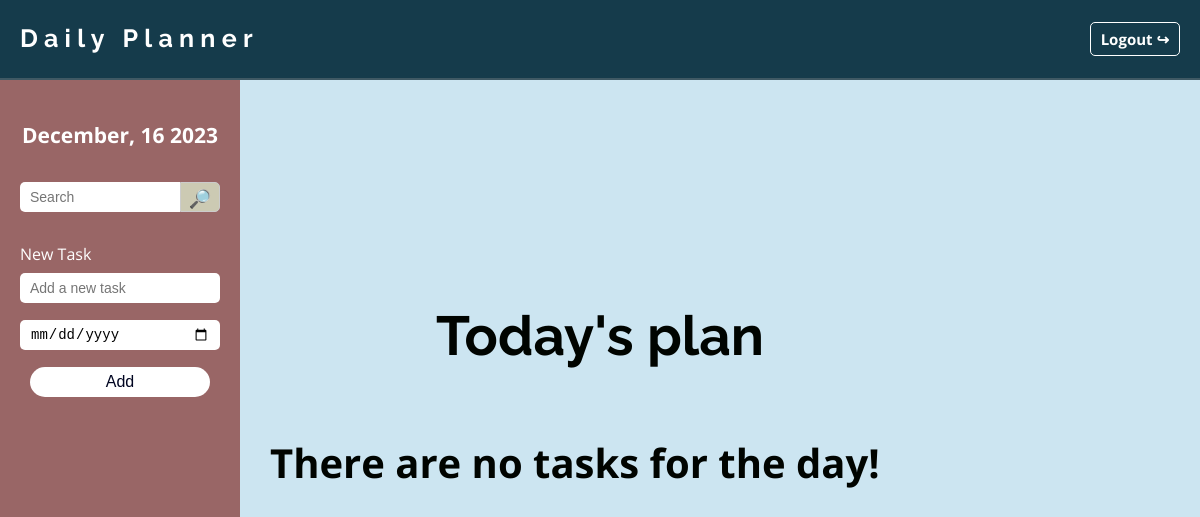
Page / (signed in) on the earlier database version.
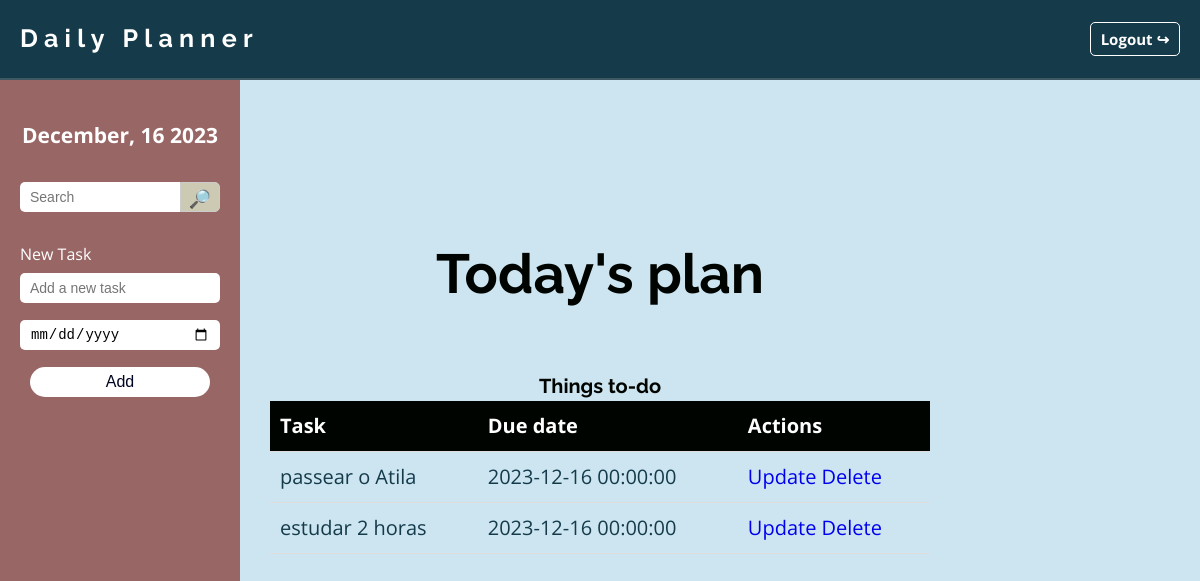
Same page on the later database version.
### website/models.py (models this page shows)
class Todo(db.Model):
    id = db.Column(db.Integer, primary_key=True)
    content = db.Column(db.String(2000), nullable=False)
    completed = db.Column(db.Integer, default=0)
    due_date = db.Column(db.DateTime(timezone=True),  nullable=True)
    date_created = db.Column(db.DateTime(timezone=True), default=func.now())
    date_updated = db.Column(db.DateTime(timezone=True),  nullable=True)
    user_id = db.Column(db.Integer, db.ForeignKey('user.id'))

### website/views.py (the view)
@views.route('/', methods=['GET', 'POST'])
@login_required
def home():
    if request.method == 'POST':
        input_content = request.form.get('input_content')
        input_due_date = request.form.get('input_due_date')
        due_date = datetime.strptime(input_due_date, '%Y-%m-%d')
        if len(input_content) < 3:
            flash('Task is to short!', category='error')
        else:
            new_task = Todo(content=input_content, due_date=due_date, user_id=current_user.id)
            db.session.add(new_task) #adding the note to the database
            db.session.commit()
    else:
        today = date.today()
        tasks = Todo.query.filter(db.func.date(Todo.due_date) == today).order_by(Todo.due_date).all()
    current_date = datetime.now()
    formatted_date = current_date.strftime("%B, %d %Y")
    return render_template("index.html", user=current_user, formatted_date=formatted_date, tasks=tasks)

### website/__init__.py (called while the page is built)
def create_app():
    app = Flask(__name__)
    app.config.from_pyfile('config.py')
    app.config['SQLALCHEMY_DATABASE_URI'] = f'sqlite:///{DB_NAME}'
    db.init_app(app)
    from .views import views
    from .auth import auth
    app.register_blueprint(views, url_prefix='/')
    app.register_blueprint(auth, url_prefix='/')
    from .models import User, Todo
    create_database(app)
    login_manager = LoginManager()
    login_manager.login_view = 'auth.login'
    login_manager.init_app(app)
    @login_manager.user_loader
    def load_user(id):
        return User.query.get(int(id))
    return app

### website/templates/index.html
{% extends "main_layout.html" %}
{% block content %}
<aside class="sidebar">
    <header class="sidebar-header">
        <h6>{{ formatted_date }}</h6>
    </header>
    <div class="search-form">
        <input type="search" placeholder="Search">
        <label class="search-icon">
                <p>🔎︎</p>
        </label>
    </div>
    <form class="new-task-form" method=POST>
        <label for="">New Task</label>
        <div>
            <input class="task-input" type="text" name="input_content" id="input_content", placeholder="Add a new task">
        </div>
        <div>
            <input class="task-input" type="date" id="input_due_date" name="input_due_date">
        </div>
        <div>
                <button class="btn-add" type="submit">Add</button>
        </div>
    </form>
</aside>
<div class="main-content task-content">
    <div class="task-table">
        <h2 class="solution-heading">Today's plan</h2>
        {% if tasks|length < 1 %}
        <span class="text-no-tasks"> There are no tasks for the day!</span>
        {% else %}
        <table>
            <caption>Things to-do</caption>
            <thead>
                <tr>
                <th>Task</th>
                <th>Due date</th>
                <th>Actions</th>
                </tr>
            </thead>
            <tbody>
            {% for task in tasks %}
                <tr>
                    <td>{{ task.content }}</td>
                    <td> {{ task.due_date }} </td>
                    <td>
                        <a href="#">Update</a>
                        <a href="#">Delete</a>
                    </td>
                </tr>
            </tbody>
        {% endfor %}
        </table>
        {% endif %}
    </div>
</div>
{% endblock %}

### website/templates/main_layout.html (shortened to what this page needs)
<!DOCTYPE html>
<html lang="en">
<head>
    <link rel="stylesheet" href="{{ url_for('static', filename='css/style.css') }}">
</head>
<body>
    <header class="menu">
        <div class="main-content menu-content">
            <h5>
                <a href="/">Daily Planner</a>
            </h5>
            <nav>
                {% if user.is_authenticated %}
                <ul>
                    <li><a href="/logout"> Logout ↪ </a></li>
                </ul>
                {% endif %}
            </nav>
        </div>
    </header>
    <section id="planner" class="main section">
        {% block content %}
        {% endblock %}
    </section>
</body>
</html>

### website/static/css/style.css (style rules this page uses)
:root { --gap: 2rem; }
* { margin: 0; padding: 0; box-sizing: border-box; }
html { font-size: 62.5%; scroll-behavior: smooth; }
body { font-family: 'Open Sans', sans-serif; font-size: 2rem; line-height: 1.5; background-color:#cce5f1; color: #153b4b; }
h1, h2, h3, h4, h5, h6 { color: #153b4b; font-family: "Raleway", Helvetica, sans-serif; font-weight: 700; }
h2 { font-size: 5.5rem; }
h5 { font-size: 4rem; }
h6 { font-size: 3.5rem; }
a { text-decoration: none; }
h6 { font-size: 2em; color: #fff; text-align: center; }
.menu { background-color: #153b4b; border-bottom: solid 0.2rem rgba(160, 160, 160, 0.3); top: 0; left: 0; right: 0; width: 100%; z-index: 1; position: fixed; }
.main-content { max-width: 120rem; margin: 0 auto; padding: var(--gap); }
.menu-content { display: flex; justify-content: space-between; align-items: center; padding-top: 0; padding-bottom: 0; }
.menu h5 { font-family: "Raleway", Helvetica, sans-serif; letter-spacing: 0.25em; font-size: 2.5rem; color: #fff; }
.menu h5 a { color: inherit; text-decoration: none; }
.menu ul { list-style: none; display: flex; }
.menu ul li a { display: block; color: #fff; font-family: 'Open Sans', sans-serif; font-weight: 700; font-size: 1.5rem; position: relative; padding: 5px 10px; background: transparent; text-decoration: none; border-radius: 5px; transition: background-color 0.3s ease; border: 1px solid #fff; }
.section { min-height: 100vh; }
.sidebar { position: fixed; top: 0; left: 0; padding: 120px 10px 30px 10px; display: flex; flex-direction: column; gap: 30px; align-items: center; width: 240px; background-color: #996666; height: 100%; }
.sidebar-header h6 { font-family: 'Open Sans', sans-serif; font-size: 2.1rem; line-height: 1.5; color: #fff; }
.search-form { height: 30px; width: 200px; display: flex; border-radius: 6px; }
.search-form input { height: 100%; width: 160px; border: none; outline: none; padding: 0 10px; border-radius: 5px 0 0 5px; color: #000; font-size: 14px; }
.search-icon { height: 100%; width: 40px; line-height: 30px; text-align: center; background: #cccab3; border: 1px solid #ccc; border-radius: 0 5px 5px 0; cursor: pointer; }
.search-icon p { color: #060606; font-size: 18px; }
.new-task-form { display: flex; flex-direction: column; width: 200px; color: #fff; font-family: 'Open Sans', sans-serif; font-size: 1.6rem; gap: 7px; }
.task-input { width: 200px; height: 30px; border: none; outline: none; padding: 0 10px; border-radius: 5px; color: #000; font-size: 14px; margin-bottom: 10px; }
.btn-add { width: 90%; height: 30px; border-radius: 40px; background-color: #fff; color:#000521; border: none; outline: none; cursor: pointer; font-size: 1em; font-weight: 400; margin: auto; display: block; }
.task-content { max-width: 70rem; min-height: 100vh; display: flex; flex-flow: column wrap; justify-content: center; }
.task-table { overflow: hidden; overflow-y: auto; }
.solution-heading { color: #000400; line-height: 1; margin-bottom: 7rem; text-align: center; }
table { min-width: 360px; width: 100%; border-collapse: collapse; }
table caption { color: #000400; font-family: "Raleway", Helvetica, sans-serif; font-size: 2rem; font-weight: 700; text-align: center; }
table td, table th { white-space: nowrap; padding: 1rem; text-align: left; border-bottom: 1px solid #ddd; }
table th { background: #000400; color: #fff; border-bottom: 1px solid #ddd; }

Differences in the rows shown:
now on this page (row edited): Todo: content "passear o Atila", due_date "2023-12-16 00:00:00"
added Todo: content "estudar 2 horas", due_date "2023-12-16 00:00:00"
Other differences:
text no longer shown: "There are no tasks for the day!"
text now shown: "Things to-do Task Due date Actions"
